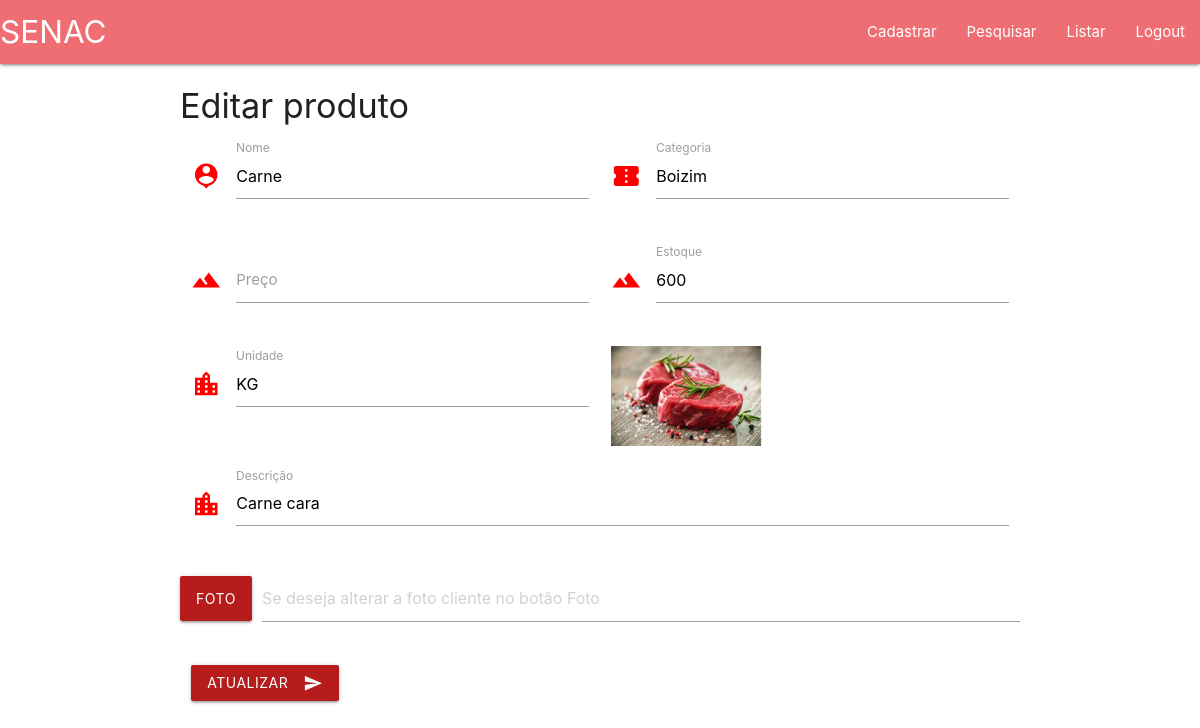
Screenshot of /paginas/editarProduct.php?id=4 with the database file from the repository.
### tables this page shows
CREATE TABLE `produtos` (
  `id` int(11) NOT NULL,
  `nome` varchar(200) NOT NULL,
  `categoria` varchar(50) NOT NULL,
  `preco` float NOT NULL,
  `estoque` float NOT NULL,
  `descricao` varchar(300) NOT NULL,
  `urlfoto` varchar(200) NOT NULL,
  `unidade` varchar(20) NOT NULL
);

### paginas/editarProduct.php (the view, shortened to what this page needs)
<?php
include_once('../_includes/header.php');
require_once('../_includes/dbconnection.php');
if(isset($_GET['id'])){
    $id = $_GET['id'];
    $sql = "SELECT * FROM produtos WHERE id = '$id'";
    mysqli_set_charset($connect, "utf8");
    $resultadoProduto = mysqli_query($connect, $sql);
    $rowDados = mysqli_fetch_array($resultadoProduto);
}else{
    header("Location: listProducts.php");
}
?>
<div class="container">
        <h4>Editar produto</h4>
        <div class="row">
            <form class="col s12" action="../_phpaction/actionUpdateProduct.php" method="post" enctype="multipart/form-data">
                <div class="row">
                    <div class="input-field col s6">
                        <i class="material-icons prefix iconColor">person_pin</i>
                        <input id="first_name" type="text" class="validate" name="first_name" maxlength="100" value="<?php echo $rowDados['nome']; ?>">
                        <label for="first_name">Nome</label>
                    </div>
                    <div class="input-field col s6">
                        <i class="material-icons prefix iconColor">confirmation_number</i>
                        <input id="categoria" type="text" class="validate" name="categoria" value="<?php echo $rowDados['categoria']; ?>">
                        <label for="categoria">Categoria</label>
                    </div>
                </div>
                <div class="row">
                    <div class="input-field col s6">
                        <i class="material-icons prefix iconColor">landscape</i>
                        <input id="preco" type="number" class="validate" name="preco" min="0" step="0.01" value="<?php echo number_format($rowDados['preco'],"2",",","."); ?>">
                        <label for="preco">Preço</label>
                    </div>
                    <div class="input-field col s6">
                        <i class="material-icons prefix iconColor">landscape</i>
                        <input id="estoque" type="number" class="validate" name="estoque" min="0" step="0.01" value="<?php echo $rowDados['estoque']; ?>">
                        <label for="estoque">Estoque</label>
                    </div>
                </div>
                <div class="row">
                    <div class="input-field col s6">
                        <i class="material-icons prefix iconColor">location_city</i>
                        <input id="unidade" type="text" class="validate" name="unidade" value="<?php echo $rowDados['unidade']; ?>">
                        <label for="unidade">Unidade</label>
                    </div>
                    <div class="input-fiedl col s6">
                        <img class="materialboxed" width="150px" src="<?php echo $rowDados['urlfoto']; ?>" />
                    </div>
                </div>
                <div class="row">
                    <div class="input-field col s12">
                        <i class="material-icons prefix iconColor">location_city</i>
                        <textarea id="descricao" class="materialize-textarea" name="descricao"><?php echo $rowDados['descricao']; ?></textarea>
                        <label for="descricao">Descrição</label>
                    </div>
                </div>
                <div class="row">
                    <div class="file-field input-field ">
                        <div class="btn" style="background-color: #B71C1C ;">
                            <span>Foto</span>
                        </div>
                        <div class="file-path-wrapper">
                            <input class="file-path validate" type="text" placeholder="Se deseja alterar a foto cliente no botão Foto">
                        </div>
                    </div>
                </div>
                <button class="btn waves-effect waves-light red darken-4" type="submit" name="action">Atualizar<i class="material-icons right">send</i></button>
        </div>
    </div>
    <?php
        include_once('../_includes/footer.php');
    ?>

### css/main.css (style rules this page uses)
.iconColor { color: red !important; }

### rows the page displays
produtos: first_name "Carne", categoria "Boizim", estoque "600", unidade "KG", urlfoto (picture), descricao "Carne cara"
